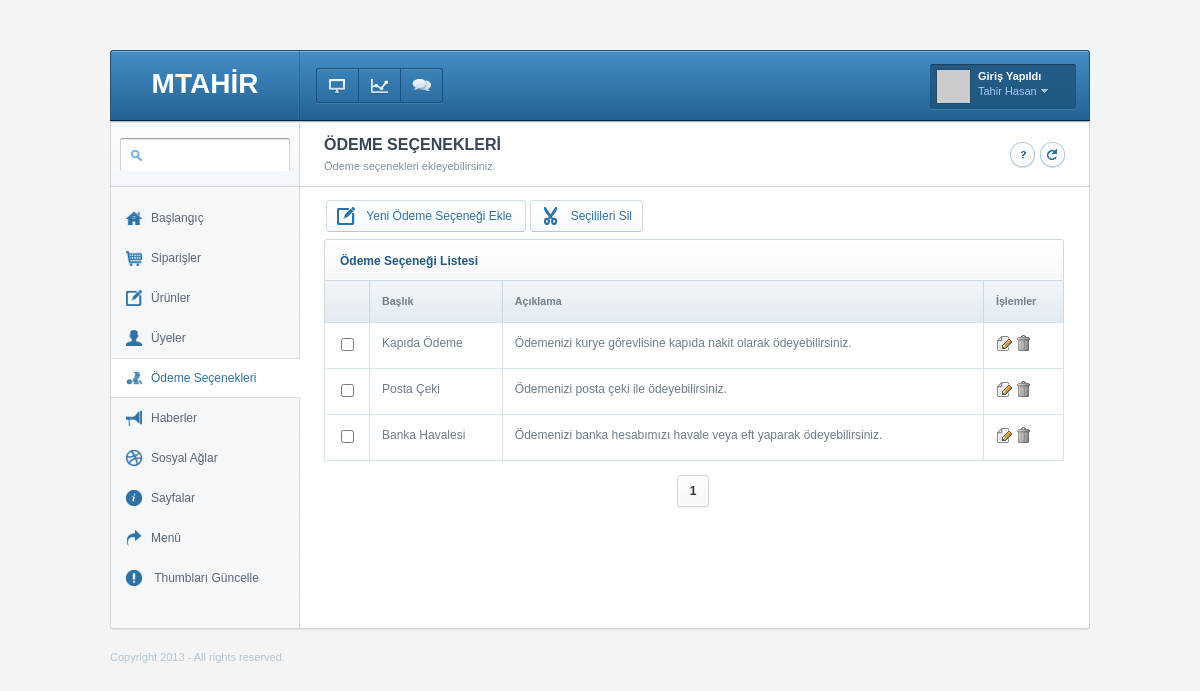
Page /Limon-V3/admin/index.php?module=checkout_types/list (signed in) on the committed database.
### tables this page shows
CREATE TABLE IF NOT EXISTS `checkout_types` (
  `id` int(11) NOT NULL auto_increment,
  `title` varchar(200) default NULL,
  `description` varchar(300) default NULL,
  `content` text,
  `image` varchar(250) default NULL,
  `thumb` varchar(250) default '0',
  `date` date default '0000-00-00',
  PRIMARY KEY  (`id`)
);

### Limon-V3/admin/class/class.admin.php (called while the page is built, shortened)
<?php
class mth {
	function sqlInjectionSecurity(){
		$inj = array ('select', 'insert', 'update', 'drop table', 'union', 'null', 'SELECT', 'INSERT', 'DELETE', 'UPDATE', 'DROP TABLE', 'UNION', 'NULL','order by','order  by');
		for ($i = 0; $i < sizeof ($_GET); ++$i){
			for ($j = 0; $j < sizeof ($inj); ++$j){
				foreach($_GET as $gets){
					$gets = strtolower($gets);
				}
			}
		}
	}
	function query($query){
		return mysql_query($query);
	}
	function rows($query){
		return mysql_num_rows($query);
	}
	function obj($query){
		return mysql_fetch_object($query);
	}
	function in($table,$columns,$cond,$queryWrite=0){
		$query = "SELECT $columns FROM $table $cond";
		$sql = $this->query($query);
		if($this->rows($sql)!=0){
			return $this->obj($sql);
		}
	}
}
?>

### Limon-V3/admin/modules/checkout_types/list.php (the view, shortened to what this page needs)
<?php
$totals = $mth->in(module_table,'*',$cond); $total = $mth->inRows;
$pager->pager_set(module_link.'/list&no=',$total,10,20,$_GET["no"],'class="active"','Önceki','Sonraki','','','');
?>
<div class="page-title">
	<div class="in">
		<div class="titlebar">
			<h2><?=module_title?></h2>
			<p><?=module_description?></p>
		</div>
		<div class="shortcuts-icons">
			<a class="shortcut tips" onclick="javascript:location.reload();" title="Sayfayı Yenile">
				<img src="img/icons/shortcut/refresh.png" width="25" height="25" alt="icon" />
			</a>
			<a class="shortcut tips" href="#" title="<?=module_big_description?>">
				<img src="img/icons/shortcut/question.png" width="25" height="25" alt="icon" />
			</a>
		</div>
	</div>
</div>
<div class="content">
	<div class="simplebox grid740">
		<div style="height: 32px;">
			<div class="buttons float-left">
				<a class="icon-button" href="<?=module_link?>/add">
					<img width="18" height="18" alt="icon" src="img/icons/button/create.png" />
					<span>Yeni <?=module_keyword?> Ekle</span>
				</a>
				<a class="icon-button submit" id="list" href="#">
					<img width="18" height="18" alt="icon" src="img/icons/button/cut.png" />
					<span>Seçilileri Sil</span>
				</a>
			</div>
		</div>
		<div class="titleh">
            <h3><?=module_keyword?> Listesi</h3>
		</div>
		<form action="" name="list" id="list" method="post">
        <table class="tablesorter list">
            <thead>
                <tr>
                    <th width="2%"></th>
                    <th>Başlık</th>
                    <th>Açıklama</th>
                    <th>İşlemler</th>
                </tr>
            </thead>
            <tbody>
			<?php
			$query = mysql_query("SELECT * FROM ".module_table." ORDER BY id DESC LIMIT ".$pager->start.", ".$pager->per_page."");
			while($list = mysql_fetch_assoc($query)){
			?>
                <tr id="data<?=$list["id"]?>">
                    <td><input id="data<?=$list["id"]?>" type="checkbox" name="delete[]" value="<?=$list["id"]?>" /></td>
                    <td><?=$list["title"]?></td>
                    <td><?=$list["description"]?></td>
                    <td>
						<a class="tips" title="Kaydı Düzenle" href="<?=module_link?>/edit&id=<?=$list["id"]?>">
							<img src="img/icons/sidemenu/file_edit.png" alt="" />
						</a>
						<a class="tips" title="Kaydı Sil" href="<?=module_link?>/list&deleteID=<?=$list["id"]?>">
							<img src="img/icons/sidemenu/trash.png" alt="" />
						</a>
					</td>
                </tr>
			<?php } ?>
            </tbody>
        </table>
		</form>
	</div>
	<ul class="pagination">
		<?php
		echo $pager->page_links;
		?>
	</ul>
</div>

### Limon-V3/admin/index.php (shortened to what this page needs)
<?php
include("class/class.admin.php"); $mth = new mth; @$mth->loginControl($_SESSION);
include("class/class.pager.php"); $pager = new pager;
$online = $mth->in('admins','*',"WHERE user='".$_SESSION["admin_user"]."' AND password='".$_SESSION["admin_password"]."'");
?>
<!DOCTYPE html PUBLIC "-//W3C//DTD XHTML 1.0 Transitional//EN" "http://www.w3.org/TR/xhtml1/DTD/xhtml1-transitional.dtd">
<html xmlns="http://www.w3.org/1999/xhtml">
<head>
    <link rel="stylesheet" type="text/css" href="style/reset.css" />
    <link rel="stylesheet" type="text/css" href="style/root.css" />
    <link rel="stylesheet" type="text/css" href="style/grid.css" />
    <link rel="stylesheet" type="text/css" href="style/typography.css" />
    <link rel="stylesheet" type="text/css" href="style/jquery-ui.css" />
    <link rel="stylesheet" type="text/css" href="style/jquery-plugin-base.css" />
</head>
<body>
<div class="wrapper">
	<div id="header">
		<div class="logo">
			<a href="index.php">
				<h2 style="color: #FFF; font-size: 28px;"><?=admin_title?></h2>
			</a>
		</div>
		<div id="notifications">
			<a href="index.php?module=standart/general" class="qbutton-left <? if($module=="standart/general") echo 'active'; ?>">
				<img src="img/icons/header/dashboard.png" width="16" height="15" alt="Başlangıç" />
			</a>
			<a href="?module=standart/dm" class="qbutton-normal tips <? if($module=="standart/dm") echo 'active'; ?>" title="Dosya Merkezi">
				<img src="img/icons/header/graph.png" alt="Dosya Markezi" />
			</a>
			<a href="?module=standart/messages" class="qbutton-right <? if($module=="standart/messages") echo 'active'; ?>">
				<img src="img/icons/header/support.png" width="19" height="13" alt="Teknik Destek" />
			</a>
		</div>
		<div id="profilebox">
			<a href="#" class="display">
				<img src="http://www.gravatar.com/avatar/<?=md5($online->email)?>" width="33" height="33" alt="profile"/>
				<b>Giriş Yapıldı</b>
				<span><?=$online->name_surname?></span>
			</a>
		</div>
	</div>
    <div id="main">
        <div id="sidebar">
			<div id="searchbox">
				<div class="in">
					<form method="post" action="">
						<input name="search" type="text" class="input" id="textfield" onfocus="$(this).attr('class','input-hover')" onblur="$(this).attr('class','input')"  />
					</form>
				</div>
			</div>
            <div id="sidemenu">
            	<?php include("menu.php"); ?>
            </div>
        </div>
        <div id="page">
			<?php
			$getModule = $_GET["module"];
			if($getModule=="") $module = "modules/main/main.php"; else $module = "modules/".$getModule.".php";
			@include($module);
			?>
		</div>
    </div>
    <div id="footer">
    	<div class="left-column">Copyright 2013 - All rights reserved.</div>
    </div>
</div>
</body>
</html>

### Limon-V3/admin/style/grid.css (style rules this page uses)
.grid740 { width:740px; padding-bottom:20px; }

### Limon-V3/admin/style/typography.css (style rules this page uses)
.float-left { float:left; }

### Limon-V3/admin/style/tableshorter-theme.css (style rules this page uses)
table.tablesorter { font-family:arial;background-color: #CDCDCD;margin:0px 0pt 0px;font-size: 12px;width: 100%;text-align: left; }
table.tablesorter thead tr th, table.tablesorter tfoot tr th { background:#EFF3F8 url(../img/tableshorter/titlebg.png) repeat-x bottom;border: 1px solid #CBDAE8; border-top:none; border-bottom:none; font-size: 8pt;padding: 12px; }
table.tablesorter tbody td { color: #3D3D3D;padding: 12px;background-color: #FFF;vertical-align: top;border:1px solid #D8E4E9; color:#6C7D8C; }

### rows in the picture
checkout_types: title "Kapıda Ödeme", description "Ödemenizi kurye görevlisine kapıda nakit olarak ödeyebilirsiniz."
checkout_types: title "Posta Çeki", description "Ödemenizi posta çeki ile ödeyebilirsiniz."
checkout_types: title "Banka Havalesi", description "Ödemenizi banka hesabımızı havale veya eft yaparak ödeyebilirsiniz."

### other values in the picture
admin_title "MTAHİR"
$online->name_surname "Tahir Hasan"
module_title "ÖDEME SEÇENEKLERİ"
module_description "Ödeme seçenekleri ekleyebilirsiniz."
module_keyword "Ödeme Seçeneği"
